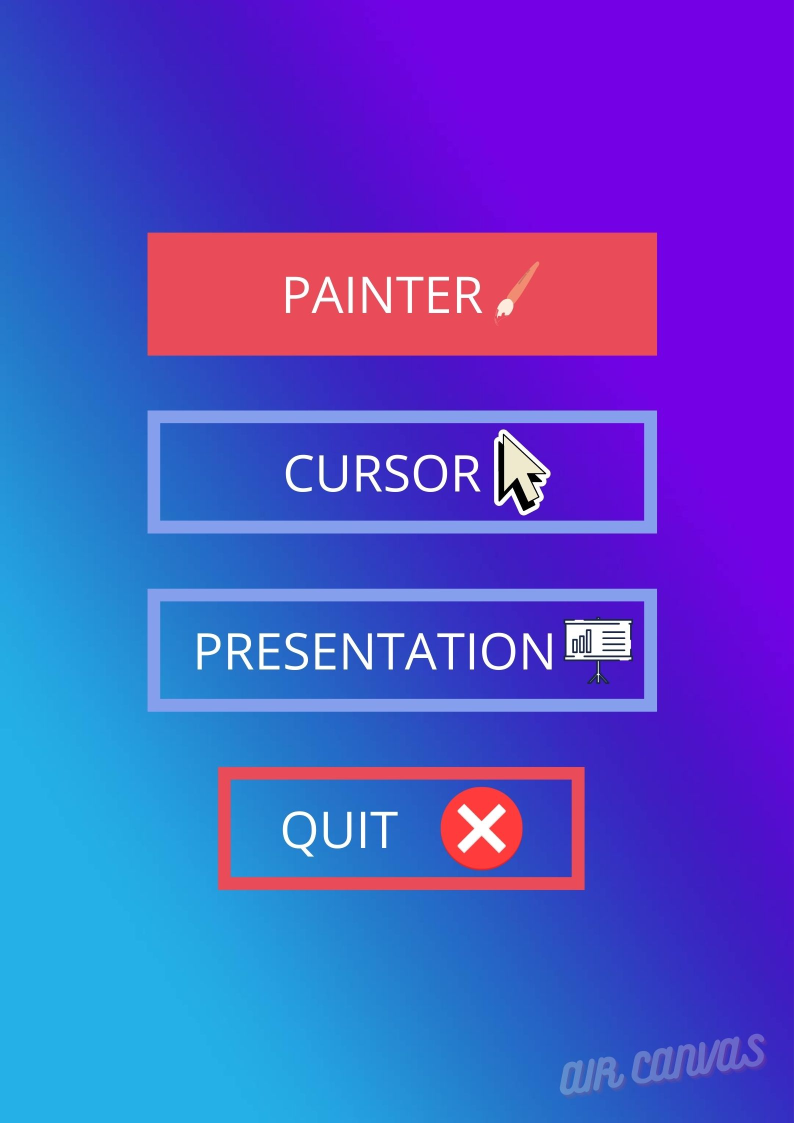
#> input picture Virtual-interaction/MainIMG/2.jpg, 1587 x 2245 px, given in place of cursor.png, which was not available (shown at 1/2 size)
$ python test.py
#> lines starting #> are read from the running program, lines starting #| are printed output that depends on the picture; pictures that were not available may be replaced by others from this repository, and a replacement may not be noted
import cv2
import cvzone
import numpy as np

im = cv2.resize(cv2.imread("CursorIMGS/cursor.png", cv2.IMREAD_UNCHANGED), (50,50))
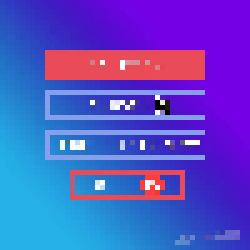
#> im: shape (50, 50, 3) (shown 5 times larger); mean B, G, R 198.9, 79.8, 86.7
# im = cv2.imread("CursorIMGS/cursor.png", cv2.IMREAD_UNCHANGED)

# im = cv2.imread("IMGS/test_out.png", cv2.IMREAD_UNCHANGED)

cv2.imshow("display",im)
print(im.shape)
#| (50, 50, 3)

blue = cv2.resize(cv2.imread("MainIMG/1.jpg"), (550,500))
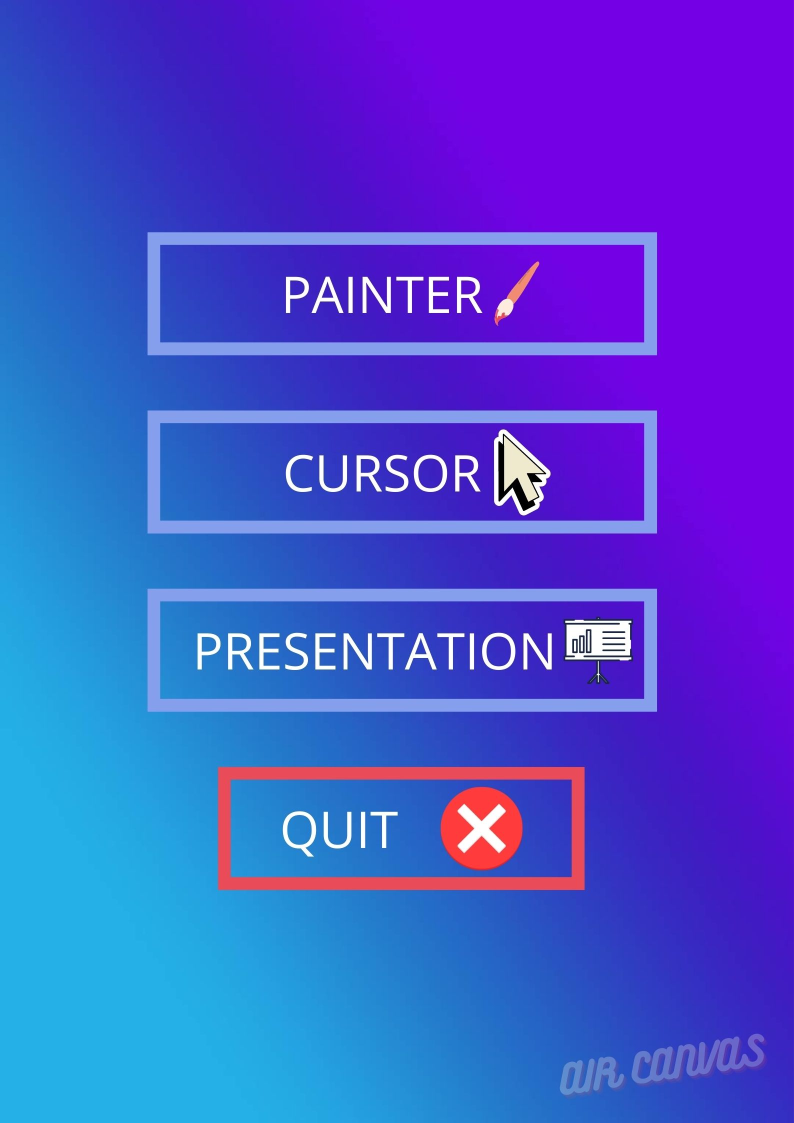
#> input picture Virtual-interaction/MainIMG/1.jpg, 1587 x 2245 px (shown at 1/2 size)
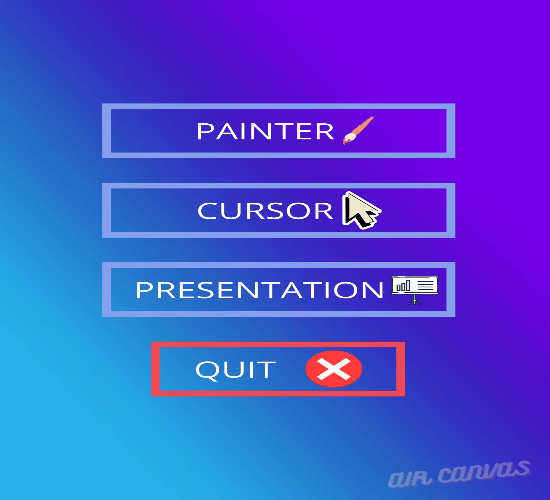
#> blue: shape (500, 550, 3); mean B, G, R 208.4, 77.3, 73.2
# blue = cv2.imread("MainIMG/1.jpg")
#> (the run stopped early here; a loop or call above may not have finished)
